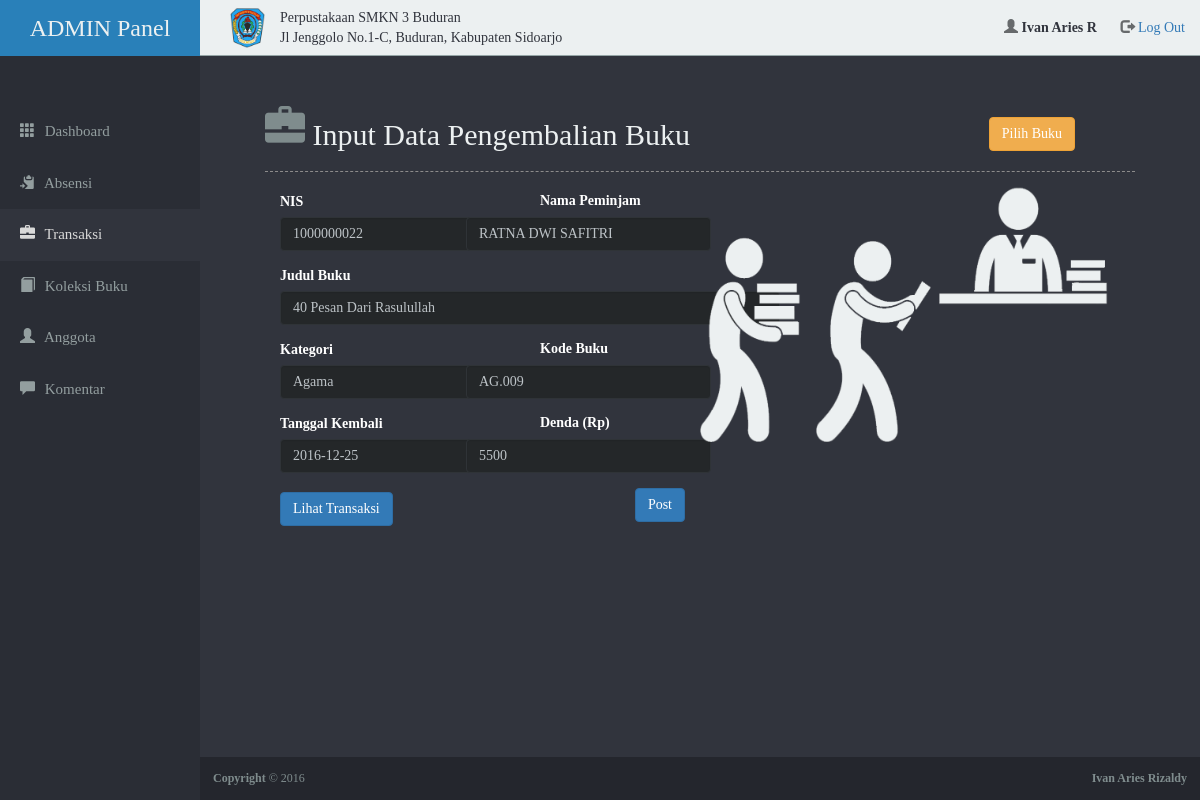
The app's page /admin/cekdenda.php?NO=4&NIS=1000000022 (signed in) with its own data.
### tables this page shows
CREATE TABLE `pinjam` (
  `NO` int(4) NOT NULL,
  `JUDUL` varchar(60) NOT NULL,
  `KATEGORI` char(12) NOT NULL,
  `CODE` varchar(10) NOT NULL,
  `NIS` bigint(10) NOT NULL,
  `TGL` date NOT NULL
);

CREATE TABLE `anggota` (
  `NO` int(5) NOT NULL,
  `NIS` bigint(10) NOT NULL,
  `NAMA` varchar(35) NOT NULL,
  `JK` char(1) NOT NULL,
  `KELAS` char(5) NOT NULL,
  `JURUSAN` varchar(35) NOT NULL,
  `ALAMAT` varchar(100) NOT NULL,
  `HP` char(12) NOT NULL
);

### admin/cekdenda.php (the view, shortened to what this page needs)
<!DOCTYPE html>
<html lang="en">
  <head>
    <link rel="stylesheet" type="text/css" href="../framework/jquery/chosen/chosen.min.css">
    <link href="../framework/bootstrap/css/bootstrap.min.css" rel="stylesheet">
    <link rel="stylesheet" type="text/css" href="css/default.css">
    <link rel="stylesheet" type="text/css" href="css/new-all.css">
    <link rel="stylesheet" type="text/css" href="../framework/jquery/datepicker/css/datepicker.css">
  </head>
  <body>
  <div class="container-fluid display-table">
   <div class="row display-table-row">
    <div class="col-md-2 col-sm-1 hidden-xs display-table-cell valign-top" id="side-menu">
       <div class="title-admin-div">
       <h1 class="hidden-sm hidden-xs title-admin">ADMIN Panel</h1>
       </div>
       <ul>
         <li class="link ">
           <a href="index.php">
             <span class="glyphicon glyphicon-th"></span>
             <span class="hidden-xs hidden-sm">Dashboard</span>
           </a>
         </li>
         <li class="link ">
           <a href="list-absensi.php">
             <span class="glyphicon glyphicon-copy"></span>
             <span class="hidden-xs hidden-sm">Absensi</span>
           </a>
         </li>
         <li class="link active">
           <a href="#collapse-trans" data-toggle="collapse">
             <span class="glyphicon glyphicon-briefcase"></span>
             <span class="hidden-xs hidden-sm">Transaksi</span>
           </a>
         </li>
         <li class="link ">
           <a href="#collapse-buku" data-toggle="collapse">
             <span class="glyphicon glyphicon-book"></span>
             <span class="hidden-xs hidden-sm">Koleksi Buku</span>
           </a>
         </li>
         <li class="link ">
           <a href="#collapse-anggota" data-toggle="collapse">
             <span class="glyphicon glyphicon-user"></span>
             <span class="hidden-xs hidden-sm">Anggota</span>
           </a>
         </li>
         <li class="link ">
           <a href="list-krisar.php">
             <span class="glyphicon glyphicon-comment"></span>
             <span class="hidden-xs hidden-sm">Komentar</span>
           </a>
         </li>
       </ul>
    </div>
<div class="col-md-10 col-sm-11 display-table-cell valign-top">
      <div class="row">
        <header id="cont-header" class="clearfix">
          <div class="col-md-12">
           <ul class=" hidden-sm hidden-xs">
            <li class=" pull-left"> <img src="img/logopal.png" width="35" height="40"> </li>
            <li class="hidden-xs welcome pull-left">Perpustakaan SMKN 3 Buduran<br> Jl Jenggolo No.1-C, Buduran, Kabupaten Sidoarjo</li>
            <li class="pull-right">
              <span class="glyphicon glyphicon-user"></span>
              <label class="welcome" style="margin-right: 20px; margin-top: 10px;"><?php echo $_SESSION['NAMA']; ?></label>
              <a href="php/logout.php">
                <span class="glyphicon glyphicon-log-out" aria-hidden="true"></span>
                Log Out
              </a>
            </li>
           </ul>
          </div>
        </header>
      </div>
      <div id="content">
         <h3 class="title-page"><span class="glyphicon glyphicon-briefcase glyphicon-title"></span> Input Data Pengembalian Buku <a href="list-pust.php"><button class="btn btn-warning pull-right" style="margin-right:60px;margin-top:11px;"><label class="glyphicon" style="font-size:15px;"></label>Pilih Buku</button></a>
         </h3>
          <?php
            include "/php/login.php";
			$NIS = $_GET ['NIS'];
      $NO = $_GET ['NO'];
			$view ="SELECT pinjam.NO, pinjam.JUDUL, pinjam.KATEGORI, pinjam.CODE, pinjam.NIS, pinjam.TGL, anggota.NAMA FROM pinjam INNER JOIN anggota ON pinjam.NIS=anggota.NIS WHERE pinjam.NO=$NO AND anggota.NIS=$NIS;";
            $viewquery = mysqli_query ($login, $view);
            $jadi = mysqli_fetch_array ($viewquery);
			$TGLP = $jadi['TGL'];
			$TGLB  = date('Y-m-d');
			$Namapeminjam = $jadi['NAMA'];
			$tglpinjam = date_create("$TGLP");
			$tglbalik  = date_create("$TGLB");
			$diff      = date_diff($tglpinjam,$tglbalik);
			$selisih   = $diff->format("%a");
			if ($selisih > 7) {
				$telat = $selisih-7;
				$denda = $telat*500;
			} else {
				$denda = 0;
				echo "<script language='javascript' type='text/javascript'>";
				echo "alert('$Namapeminjam, telah mengembalikan buku tepat waktu :D')";
				echo "</script>";
			}
          ?>
       <div class="content-inner container-fluid">
        <div class="row">
         <div class="col-lg-6 col-md-12 col-sm-12">
          <form method="POST" action="../php/post-kbli-trans.php?NIS=<?php echo $jadi['NIS'];?>&NO=<?php echo $jadi['NO'];?>">
           <div class="form-group">
            <label class="deskripsi-textbox">NIS</label>
            <input type="text" readonly class="form-control sepertiga-width nospace" name="NIS" value="<?php echo $jadi['NIS']; ?>" placeholder="NIS" maxlength="10" required>
            <label class="deskripsi-textbox deskripsi-sejajar">Nama Peminjam</label>
            <input type="text" readonly class="form-control sejajar sepertiga-width" name="NAMA" value="<?php echo $Namapeminjam ?>" placeholder="NAMA" required style="float:right;margin-top:-34px;margin-right: -26px;">
           </div>
           <div class="form-group">
            <label class="deskripsi-textbox">Judul Buku</label>
            <input type="text" readonly class="form-control half-width" value="<?php echo $jadi['JUDUL']; ?>" name="JUDUL" placeholder="Judul Buku" maxlength="60" required>
           </div>
           <div class="form-group">
            <label class="deskripsi-textbox">Kategori</label>
            <input type="text" readonly class="form-control sepertiga-width" value="<?php echo $jadi['KATEGORI']; ?>" name="KATEGORI" placeholder="Judul Buku" maxlength="60" required>
            <label class="deskripsi-textbox deskripsi-sejajar">Kode Buku</label>
            <input type="text" class="form-control sepertiga-width nospace" name="CODE" value="<?php echo $jadi['CODE'] ?>" placeholder="Tanggal Kembali" maxlength="10" required style="float:right;margin-top:-34px;margin-right: -26px;">
           </div>
           <div class="form-group">
            <label class="deskripsi-textbox">Tanggal Kembali</label>
            <input type="text" readonly class="form-control sepertiga-width nospace" value="<?php echo $TGLB; ?>" name="TGLB" placeholder="Tanggal Kembali " maxlength="4" required>
            <label class="deskripsi-textbox deskripsi-sejajar">Denda (Rp)</label>
            <input type="text" readonly name="DENDA" class="form-control sepertiga-width nospace" value="<?php echo $denda ?>" placeholder="Tanggal Kembali" maxlength="10" required style="float:right;margin-top:-34px;margin-right: -26px;">
           </div>
            <div class="clearfix">
              <button type="submit" class="btn btn-primary pull-right">Post</button>
            </div>
           </form>
              <a href="list-trans.php"><button class="btn btn-primary pull-left" style="margin-top:-30px;">Lihat Transaksi</button></a>
           </div>
            <div class="col-lg-6 col-md-12 col-sm-12">
              <img src="img/npinjam.png" style="float:right; width:420px; height:300px; margin-top: -50px;" />
            </div>
          </div>
         </div>
        </div>
      <div class="row">
      <footer id="admin-footer" class="clearfix">
      <div class="pull-left"><b>Copyright</b> &copy; 2016 </div>
      <div class="pull-right"><b>Ivan Aries Rizaldy</b></div>
      </footer>
      </div>
    </div>
   </div>
  </div>
 </body>
</html>

### admin/css/default.css (style rules this page uses)
html, body { background-color: #31343D; color: #34495e; height: 100%; font-family: 'Roboto-reg'; }
#side-menu { background-color: #2A2D35; padding: 0px; margin: 0px; }
#side-menu .title-admin { color:#ecf0f1; background-color:#2980B9; padding:15px; margin:0px; font-family: 'Raleway'; }
#side-menu .title-admin-div { margin-bottom:50px; }
#side-menu h1 { color: #a1a1a1; text-align: center; margin: 10px; font-size: 24px; margin-bottom: 40px; }
#side-menu ul { list-style: none; padding: 0px; margin: 0px; }
#side-menu a { padding: 15px 20px; text-decoration: none; color: #939e9f; font-size: 15px; display: block; }
#side-menu .active a { color: #d9d9d9; background-color: #31343D; }
#side-menu .glyphicon { margin-right: 6px; }
.display-table { display: table; padding: 0px; height: 100%; width: 100%; margin: 0px; }
.display-table-row { display: table-row; height: 100%; }
.display-table-cell { display: table-cell; float: none; height: 100%; }
.valign-top { vertical-align: top; }
.form-control { border-color: #2f3337; background-color: #242729; color: #bdc3c7; text-transform: capitalize; }
#content .content-inner input[readonly], input[readonly="readonly"] { border-color: #2f3337; background-color: #242729; color: #bdc3c7; }
#content { padding: 50px; }
#content .glyphicon-title { font-size: 40px; color: #7F8C8D; }
#content .content-inner .deskripsi-textbox { color: white; font-size: 14px; }
#content .content-inner .deskripsi-sejajar { float: left; margin-top: -60px; margin-left: 260px; }
.title-page { font-size: 30px; margin: 0px; color: #ECF0F1; font-family: 'Raleway-EB'; }
#cont-header { background-color: #ECF0F1; border-bottom: 1px solid; border-color: #95a5a6; }
#cont-header ul { margin: 0px; padding: 0px; list-style: none; color: #676a6c; }
#cont-header ul li { float: left; margin-left: 15px; padding: 7px 0px; }
#cont-header ul .glyphicon { color: #676a6c; }
#cont-header ul a { text-decoration: none; }
#cont-header .welcome { font-family: 'Raleway-med'; color: #31343D; }
#admin-footer { position: absolute; width: 100%; bottom: 0px; background-color: #24262D; padding: 13px; font-size: 12px; color: #7F8C8D; }

### admin/css/new-all.css (style rules this page uses)
#content .content-inner .half-width { width: 500px; }
#content .content-inner .sepertiga-width { width: 245px; }
#content .content-inner .sejajar { float:right; margin-top:-35px; margin-right: -10px; }

### records on screen
pinjam: NIS "1000000022", NAMA "RATNA DWI SAFITRI", JUDUL "40 Pesan Dari Rasulullah", KATEGORI "Agama", CODE "AG.009", DENDA "5500"

### other values on screen
$_SESSION['NAMA'] "Ivan Aries R"
